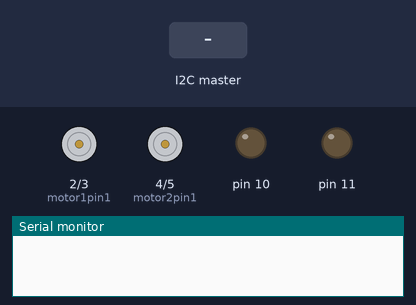
The sketch below on a simulated Arduino Uno, built with avr-gcc and run on an emulated ATmega328P. Parts: motor-driver pin pairs drawn as motors (green arrow = first pin HIGH = forward, orange = second pin HIGH = backward, longer = more drive), output pins drawn as LEDs (lit = HIGH), the last lines printed to the serial monitor. Inputs (shaded band) come from the test bench.

Above: at 1.2 s.
1.3 s: the I2C master sends the byte 1
At 2.5 s:
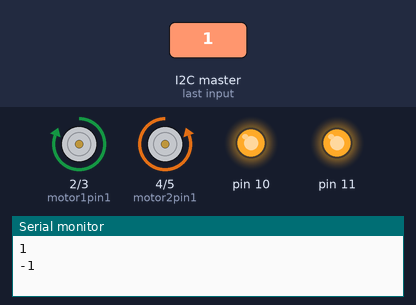
2.8 s: the I2C master sends the byte 0
At 3.8 s:
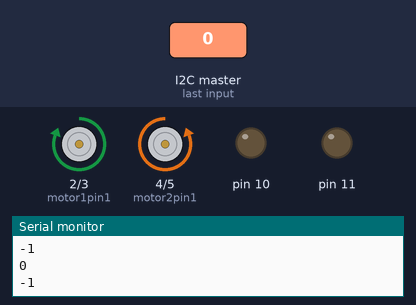
4.3 s: the I2C master sends the byte 2
At 4.9 s:
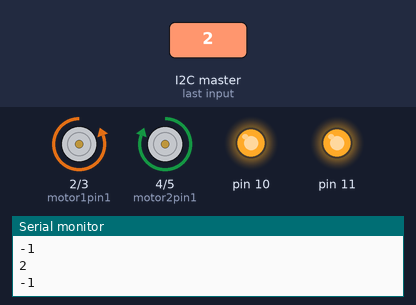
5.8 s: the I2C master sends the byte 0
At 6.1 s:
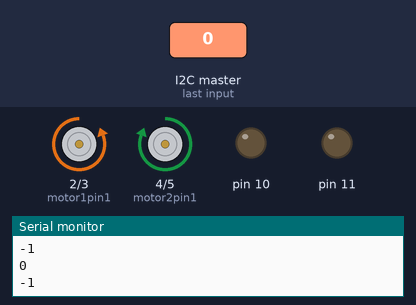
Timing chart, 0 to 8.3 s (numbered marks = the images above; inputs shaded):
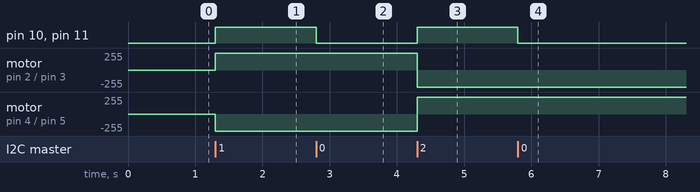

The sketch:

i2c_motor_test.ino
```cpp
#include <Wire.h>

#define SLAVE_ADDRESS 0x08
//data from RPI
//data_to_echo[0] is the direction and data_to_echo[1] is the speed
int data_to_echo[2];

int motor1pin1 = 2;
int motor1pin2 = 3;

int motor2pin1 = 4;
int motor2pin2 = 5;

void setup() {
  // put your setup code here, to run once:
  pinMode(motor1pin1, OUTPUT);
  pinMode(motor1pin2, OUTPUT);
  pinMode(motor2pin1, OUTPUT);
  pinMode(motor2pin2, OUTPUT);

  pinMode(10, OUTPUT);
  pinMode(11, OUTPUT);

  Wire.begin(SLAVE_ADDRESS);

  Wire.onReceive(receiveData);
  Wire.onRequest(sendData);

  Serial.begin(9800);
}

void loop() {
  // put your main code here, to run repeatedly:

  //Controlling speed (0 = off and 255 = max speed):
  if(data_to_echo[0] == 1){
        analogWrite(10, data_to_echo[1]); //ENA pin
        analogWrite(11, data_to_echo[1]);
        digitalWrite(motor1pin1, HIGH);
        digitalWrite(motor1pin2, LOW);

        digitalWrite(motor2pin1, LOW);
        digitalWrite(motor2pin2, HIGH);
  }else if(data_to_echo[0] == 2){
        analogWrite(10, data_to_echo[1]); //ENA pin
        analogWrite(11, data_to_echo[1]);
        digitalWrite(motor1pin1, LOW);
        digitalWrite(motor1pin2, HIGH);

        digitalWrite(motor2pin1, HIGH);
        digitalWrite(motor2pin2, LOW);
  }else if(data_to_echo[0] == 0){
        analogWrite(10, 0); //ENA pin
        analogWrite(11, 0); //ENB pin
  }
  //Controlling spin direction of motors:
  //digitalWrite(motor1pin1, HIGH);
  //digitalWrite(motor1pin2, LOW);

  //digitalWrite(motor2pin1, HIGH);
  //digitalWrite(motor2pin2, LOW);
//  delay(10000);

//  digitalWrite(motor1pin1, LOW);
//  digitalWrite(motor1pin2, HIGH);
//
//  //digitalWrite(motor2pin1, LOW);
//  //digitalWrite(motor2pin2, HIGH);
//  delay(1000);
}
//Data received from the RPI
void receiveData(int bytecount)
{
  //for (int i = 0; i < bytecount; i++) {
    for(int i = 0; i<2;i++){
    data_to_echo[i] = Wire.read();
    Serial.println(data_to_echo[i]);
  }
}
//Sending data to the RPI
void sendData()
{
  for(int i = 0; i<2; i++){
  Wire.write(data_to_echo[i]);
  }
}
```

Measured:
- after the input at 1.3 s, pin 10, pin 11: LOW → HIGH at once; motor on pin 2 (motor1pin1) / pin 3 (motor1pin2): stopped → forward 255/255 at once; motor on pin 4 (motor2pin1) / pin 5 (motor2pin2): stopped → backward 255/255 at once
- after the input at 2.8 s, pin 10, pin 11: HIGH → LOW at once
- after the input at 4.3 s, pin 10, pin 11: LOW → HIGH at once; motor on pin 2 (motor1pin1) / pin 3 (motor1pin2): forward 255/255 → backward 255/255 at once; motor on pin 4 (motor2pin1) / pin 5 (motor2pin2): backward 255/255 → forward 255/255 at once
- after the input at 5.8 s, pin 10, pin 11: HIGH → LOW at once
